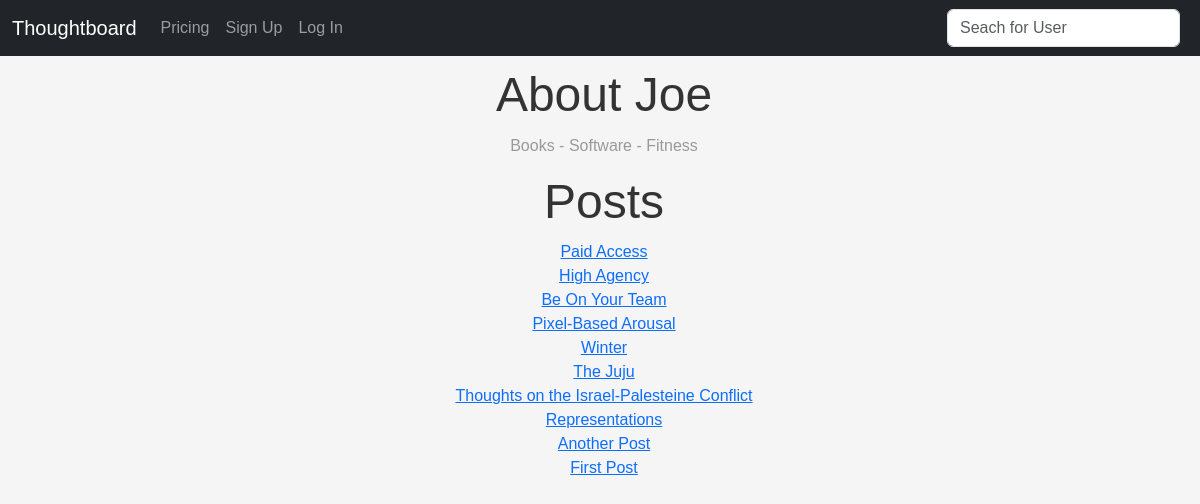
/home/joemonem, run on the app's committed database.
### theblog/models.py (models this page shows, shortened)
class Profile(models.Model):
    user = models.ForeignKey(User, on_delete=models.CASCADE)
    bio = models.TextField(blank=True, max_length=1000)
    paymentDate = models.IntegerField(default=0)

class Post(models.Model):
    title = models.CharField(max_length=255)
    author = models.ForeignKey(User, on_delete=models.CASCADE)
    body = RichTextField(blank=True, null=True)
    published_date = models.DateField(default=timezone.now)

### theblog/views.py (the view)
# urls.py: path("home/<str:pk>", HomeView.as_view(), name="home"),
class HomeView(ListView):
    model = Post
    template_name = "home.html"
    context_object_name = "posts"
    def get_context_data(self, **kwargs):
        context = super().get_context_data(**kwargs)
        username = self.kwargs["pk"]
        user_object = get_object_or_404(User, username=username)
        user_profile = get_object_or_404(Profile, user=user_object)
        user_posts = Post.objects.filter(author=user_object)
        context["user_object"] = user_object
        context["user_profile"] = user_profile
        context["user_posts"] = user_posts
        return context

### theblog/templates/home.html (shortened to what this page needs)
{% extends 'base.html' %}
{%block content %}
{% if messages %}
<ul class="messages">
    {% for message in messages %}
    <h3{% if message.tags %} class="{{ message.tags }}" {% endif %}>{{ message }}</h3>
        {% endfor %}
</ul>
{%else%}
{%if user_profile.bio%}
<h1>About {{user_profile.user.first_name}}</h1>
<p>{{user_profile.bio}}</p>
{%else%}
<h1>No Bio Yet</h1>
<p>You can visit Edit Profile in the Navbar to add one.</p>
{%endif%}
{% if user_posts%}
<h1>Posts</h1>
<ul>
    {% for post in user_posts reversed %}
    <li>
        <a href="{%url 'article-details' post.pk %}"> {{post.title}} </a>
        <br>
    </li>
    {% endfor %}
    {% else %}
    <h1>No Posts yet</h1>
    <p>Click on Add Post in the Navbar to create one.</p>
    {%endif%}
</ul>
{% endif %}
{% endblock %}

### theblog/templates/base.html (shortened to what this page needs)
<!doctype html>
<html lang="en">
<head>
    <link href="https://cdn.jsdelivr.net/npm/bootstrap@5.3.2/dist/css/bootstrap.min.css" rel="stylesheet"
>
</head>
<body>
    <nav class="navbar navbar-expand-lg navbar-dark bg-dark">
        <div class="container-fluid">
            {% if user.is_authenticated%}
            <a class="navbar-brand" href="{% url 'home' user.username%}">Thoughtboard</a>
            {%else%}
            <a class="navbar-brand" href="{% url 'about' %}">Thoughtboard</a>
            {%endif%}
            <div class="collapse navbar-collapse" id="navbarNav">
                <ul class="navbar-nav">
                    <li class="nav-item">
                        <a class="nav-link" href="{% url 'landing'%}">Pricing</a>
                    </li>
                    {% if user.is_authenticated%}
                    <li class="nav-item">
                        <a class="nav-link" href="{% url 'addpost'%}">Add Post</a>
                    </li>
                    <li class="nav-item">
                        <a class="nav-link" href="{% url 'edit_profile'%}">Edit Profile</a>
                    </li>
                    <li class="nav-item">
                        <a class="nav-link" href="{% url 'logout'%}">Log Out</a>
                    </li>
                    {% else %}
                    <li class="nav-item">
                        <a class="nav-link " href="{% url 'signup'%}">Sign Up</a>
                    </li>
                    <li class="nav-item">
                        <a class="nav-link" href="{% url 'login'%}">Log In</a>
                    </li>
                    {% endif %}
                </ul>
            </div>
            <form method="post" action="{% url 'search_redirect' %}" class="d-flex" style="max-width: 300px;">
                <input class="form-control me-2" type="input" name="username" placeholder="Seach for User">
            </form>
        </div>
    </nav>
    <div class="ms-2">
        {% block content %}
        {% endblock %}
    </div>
</body>
</html>

### theblog/templates/home.html (style rules this page uses)
body { font-family: sans-serif; background-color: #f5f5f5; }
h1 { font-size: 3em; text-align: center; color: #333; margin-bottom: 10px; margin-top: 10px; }
p { font-size: 1em; text-align: center; color: #999; margin-bottom: 15px; }
form { display: flex; align-items: center; justify-content: center; }
input { padding: 5px 10px; border: 1px solid #ddd; border-radius: 5px; }
ul { font-family: sans-serif; margin: 0; padding: 0; list-style: none; text-align: center; }

### data on the page
Profile: user.first_name "Joe", bio "Books - Software - Fitness"
Post: title "Paid Access"
Post: title "High Agency"
Post: title "Be On Your Team"
Post: title "Pixel-Based Arousal"
Post: title "Winter"
Post: title "The Juju"
Post: title "Thoughts on the Israel-Palesteine Conflict"
Post: title "Representations"
Post: title "Another Post"
Post: title "First Post"
